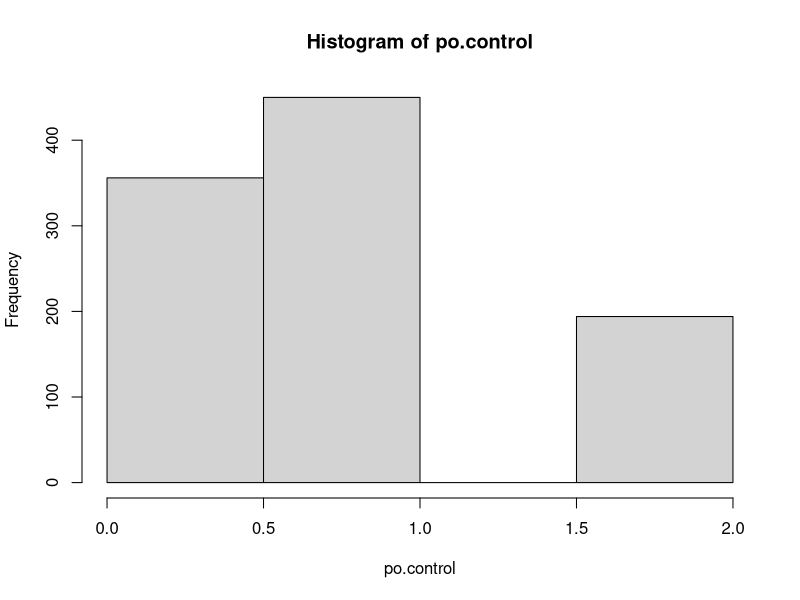
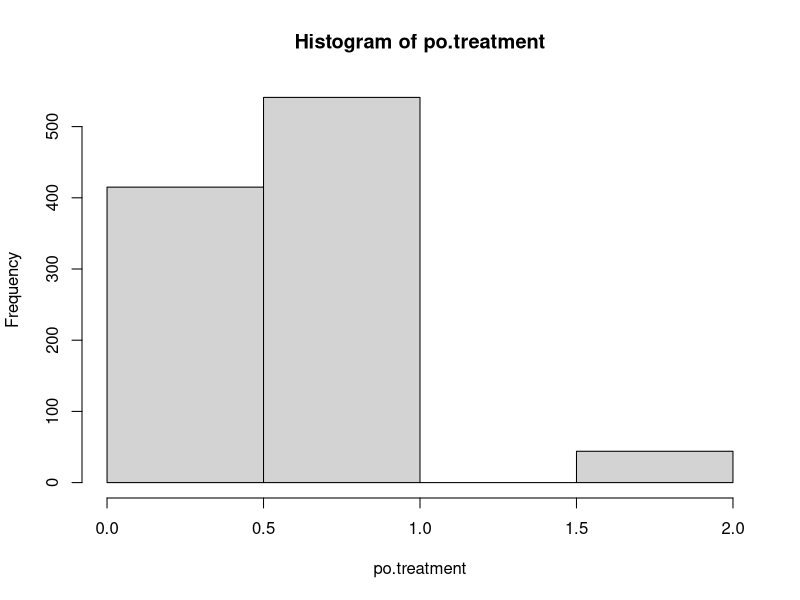
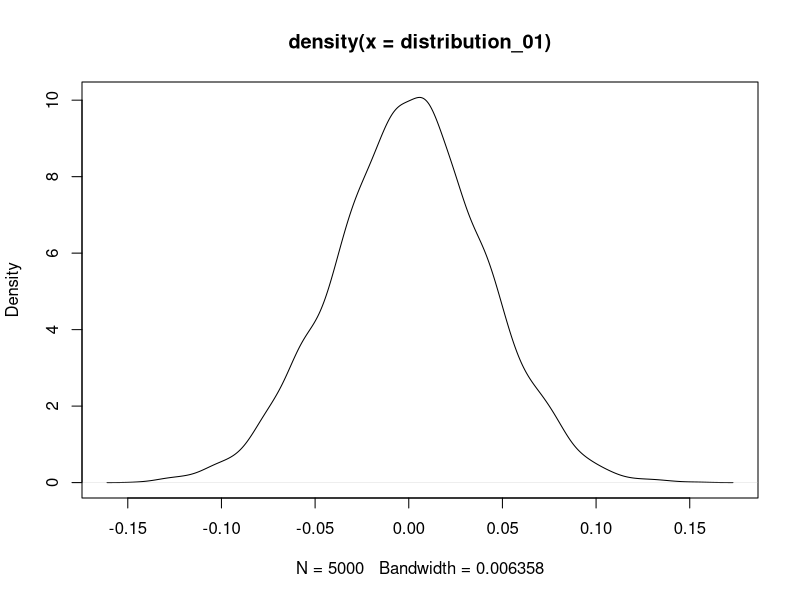

Write the R code that produced these figures, in order. (Note: a time limit stopped this script after it produced the figures.)
## ---- chunk 1
knitr::opts_chunk$set(echo = TRUE)
## ---- chunk 2
#Defining variables
n_total <- 1000
sigma2 <- 1.2
## ---- chunk 3
#Default control values
po.control <- round(rnorm(n_total, 3, sigma2))
po.control[po.control < 1] = 1
#sum(po.control > 5)
po.control[po.control > 5] = 5
po.control <- abs(3-po.control) # normalizing here for distance from 3/neutral
hist(po.control,3)
mean(po.control)
var(po.control)
## ---- chunk 4
#Default treatment values
t_1 <- -0.2
po.treatment <- round(rnorm(n_total, mean(po.control) + t_1, var(po.control)))
sum(po.treatment > 2)
sum(po.treatment < 0)
po.treatment[po.treatment < 0] = 0
po.treatment[po.treatment > 2] = 2
hist(po.treatment,3)
mean(po.treatment)
var(po.treatment)
## ---- chunk 5
#Randomize control and treatment vector
randomize <- function() sample(c(rep(0,500), rep(1, 500)))
est.ate <- function(outcome, treat) mean(outcome[treat==1]) - mean(outcome[treat==0]) 
## ---- chunk 6
treatment <- randomize()
outcomes <- po.treatment * treatment + po.control*(1-treatment) 
ate <- est.ate(outcomes, treatment)

est.ate(outcomes, randomize())
est.ate(outcomes, randomize())
est.ate(outcomes, randomize())

distribution_01 <- replicate(5000, est.ate(outcomes, randomize())) 
plot(density(distribution_01))
abline(v=ate)
mean(ate <= distribution_01)
## ---- chunk 7
simulate.study <- function(t_1){ 
  po.control <- round(rnorm(1000, 3, 1.2))
  po.control[po.control < 1] = 1
  po.control[po.control > 5] = 5
  po.control <- abs(3-po.control) 
  po.treatment <- round(rnorm(1000, mean(po.control) + t_1, var(po.control)))
  po.treatment[po.treatment < 0] = 0
  po.treatment[po.treatment > 2] = 2 
  treatment <- randomize() 
  outcomes <-  po.treatment * treatment + po.control * (1-treatment) 
  ate <- est.ate(outcomes, treatment) 
  distribution.under.sharp.null <- replicate(1000, est.ate(outcomes, randomize())) 
  return(mean(ate > distribution.under.sharp.null)) 
} 
## ---- chunk 8
pvals_0 <- replicate(1000, simulate.study(0))
plot(density(pvals_0)) 
mean(pvals_0 < 0.05)
## ---- chunk 9
pvals_1 <- replicate(1000, simulate.study(-0.1))
plot(density(pvals_1)) 
mean(pvals_1 < 0.05)
## ---- chunk 10
pvals_2 <- replicate(1000, simulate.study(-0.2))
plot(density(pvals_2)) 
mean(pvals_2 < 0.05)
